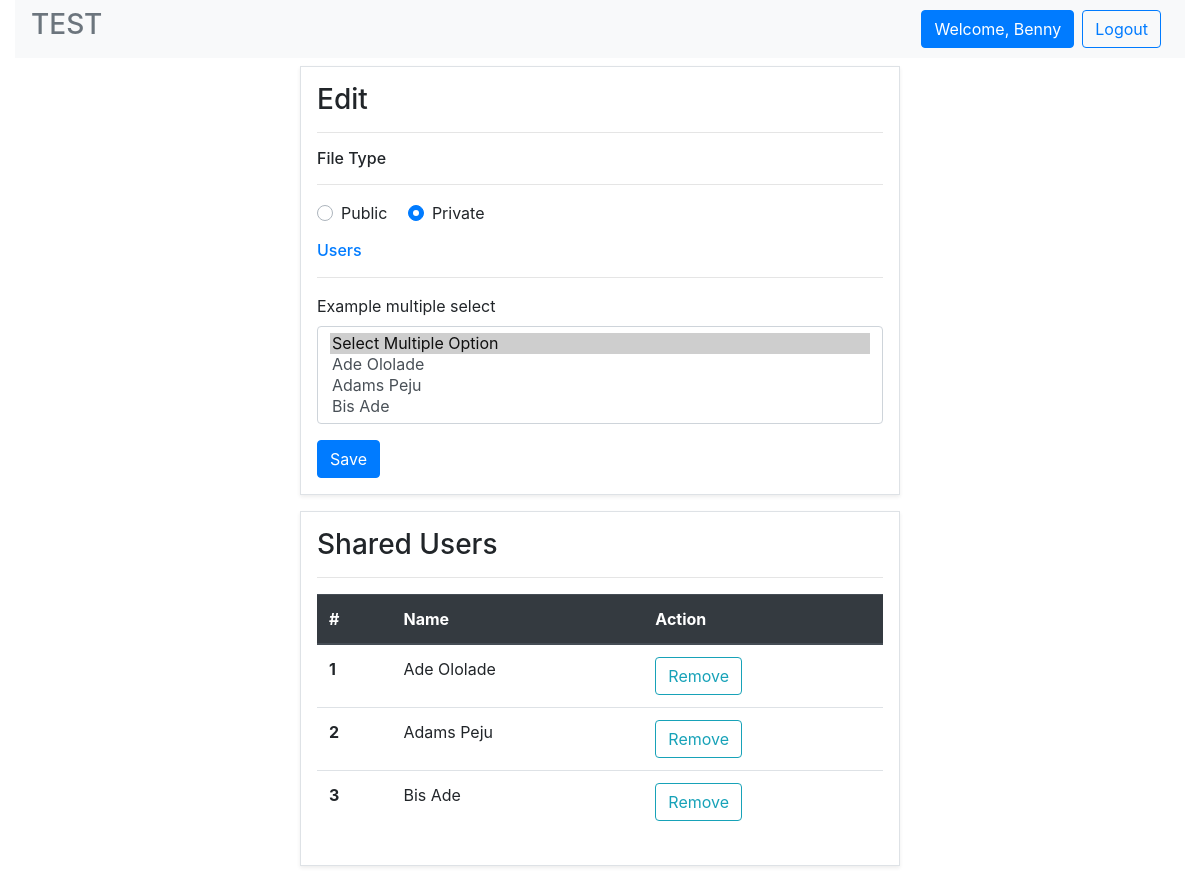
/edit.php?id=21 (signed in), run on the app's committed database.
### tables this page shows
CREATE TABLE `users` (
  `id` bigint(20) UNSIGNED NOT NULL,
  `firstname` varchar(255) NOT NULL,
  `lastname` varchar(255) NOT NULL,
  `email` varchar(255) NOT NULL,
  `pwd` varchar(255) NOT NULL
);

CREATE TABLE `sharedusers` (
  `id` bigint(20) UNSIGNED NOT NULL,
  `user_id` bigint(20) UNSIGNED NOT NULL,
  `shareduser_id` bigint(20) UNSIGNED NOT NULL,
  `file_id` bigint(20) UNSIGNED NOT NULL
);

### utility.php (called while the page is built, shortened)
<?php
class utility
{
	function __construct()
	{
		$this->conn = new Mysqli('localhost','root','','testing');
	}
}
?>

### user.php (called while the page is built, shortened)
<?php
    require("utility.php");
    class User extends utility
    {
        function getDetail($id)
        {
            $sql = "SELECT * FROM users WHERE id = '$id'";
            $result = $this->conn->query($sql);
            if ($result->num_rows > 0) {
                $row = $result->fetch_assoc();
            }
            return $row;
        }
        function users($userid)
        {
            $sql = "SELECT * FROM users WHERE id != $userid";
            $result = $this->conn->query($sql);
            $items=[];
            if ($result->num_rows > 0) {
                while ($row = $result->fetch_assoc()) {
                    $items[] = $row;
                }
            }
            return $items;
        }
    }
?>

### file.php (called while the page is built, shortened)
<?php
    class File
    {
        protected $conn;
        function __construct()
        {
            $this->conn = new Mysqli('localhost','root','','testing');
        }
        function displaySharedUser($userid, $fileid)
        {
            $sql = "SELECT users.firstname, users.lastname, sharedusers.shareduser_id FROM sharedusers
                    INNER JOIN users ON users.id = sharedusers.shareduser_id
                    WHERE sharedusers.file_id = '$fileid' AND sharedusers.user_id  = '$userid'";
            $result = $this->conn->query($sql);
            $items=[];
            if ($result->num_rows > 0) {
                while ($row = $result->fetch_assoc()) {
                    $items[] = $row;
                }
            }
            return $items;
        }
    }
?>

### edit.php (the view, shortened to what this page needs)
<?php
require ("user.php");
require ("file.php");
$obj = new User;
$res = new File;
if (isset($_SESSION['user'])) {
    $detail = $obj->getDetail($_SESSION['user']);
    $users = $obj->users($_SESSION['user']);
    $sharedusers  = $res->displaySharedUser($_SESSION['user'], $_GET['id']);
}
?>
<!DOCTYPE html>
<html lang="en">
<head>
    <link rel="stylesheet" href="https://cdn.jsdelivr.net/npm/bootstrap@4.5.3/dist/css/bootstrap.min.css"
>
</head>
<body>
    <div class="container-fluid">
        <div class="row">
            <div class="col-12">
                <nav class="navbar navbar-expand-lg navbar-light bg-light">
                    <a class=" h3 text-secondary" href="index.php">TEST</a>
                    <div class="collapse navbar-collapse " id="navbarNav">
                        <ul class="navbar-nav ml-auto">
                            <?php if (isset($_SESSION['user'])) { ?>
                            <li class="nav-item">
                                <a class=" btn btn-primary" href="profile.php">Welcome,
                                    <?php echo ucfirst($detail['firstname']) ?></a>
                            </li>
                            <li class="nav-item mx-2">
                                <a class=" btn btn-outline-primary" href="logout.php">Logout</a>
                            </li>
                            <?php } ?>
                        </ul>
                    </div>
                </nav>
            </div>
            <div class="col-12">
                <div class="row">
                    <div class="col-6 mx-auto border p-3 my-2 shadow-sm ">
                        <form method="POST" action="shareduserflow.php">
                            <h3>Edit</h3>
                            <hr>
                            <div class="form-group">
                                <h6>File Type</h6>
                                <hr>
                                <div class="custom-control custom-radio custom-control-inline">
                                    <label class="custom-control-label" for="public">Public</label>
                                </div>
                                <div class="custom-control custom-radio custom-control-inline">
                                    <label class="custom-control-label" for="private">Private</label>
                                </div>
                                <div class="form-group mt-3" id="selectusers">
                                    <h6 class="text-primary">Users</h6>
                                    <hr>
                                    <label for="users">Example multiple select</label>
                                    <select multiple class="form-control" id="users" name="sharedusers[]">
                                        <option selected value="0">Select Multiple Option</option>
                                        <?php foreach ($users as $key => $user) { ?>
                                        <option value="<?php echo $user['id'] ?>">
                                        </option>
                                        <?php } ?>
                                    </select>
                                </div>
                            </div>
                            <button type="submit" class="btn btn-primary">Save</button>
                        </form>
                    </div>
                </div>
                <div class="row">
                    <div class="col-6 mx-auto border p-3 my-2 shadow-sm ">
                        <h3>Shared Users</h3>
                        <hr>
                        <?php if (!empty($sharedusers)) { ?>
                        <table class="table">
                            <thead class="thead-dark">
                                <tr>
                                    <th scope="col">#</th>
                                    <th scope="col">Name</th>
                                    <th scope="col">Action</th>
                                </tr>
                            </thead>
                            <tbody>
                                <?php $i=1; foreach ($sharedusers as $key => $shareduser) {  ?>
                                <tr>
                                    <th scope="row"><?php echo $i++; ?></th>
                                    <td><?php echo ucfirst($shareduser['firstname'] . ' ' . ucfirst($shareduser['lastname'])) ?>
                                    </td>
                                    <td><a href="removeshareduser.php?fileid=<?php echo $_GET['id'] ?>&shareduserid=<?php echo $shareduser['shareduser_id'] ?>"
                                            class="btn btn-outline-info">Remove</a></td>
                                </tr>
                                <?php }?>
                            </tbody>
                        </table>
                        <?php } else{?>
                        <div class="alert alert-primary" role="alert">
                            No file available
                        </div>
                        <?php }?>
                    </div>
                </div>
            </div>
        </div>
</body>
</html>

### data on the page
users: firstname "Benny"
sharedusers: shareduser.lastname "Ade Ololade"
sharedusers: shareduser.lastname "Adams Peju"
sharedusers: shareduser.lastname "Bis Ade"
